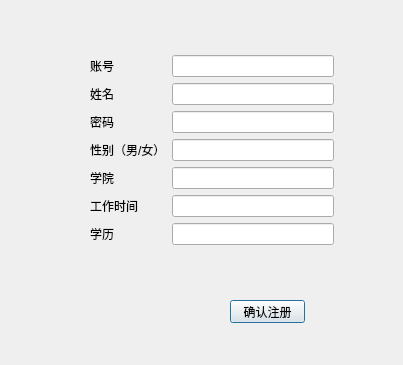
<?xml version="1.0" encoding="UTF-8"?>
<ui version="4.0">
 <class>registerteacher</class>
 <widget class="QDialog" name="registerteacher">
  <property name="geometry">
   <rect>
    <x>0</x>
    <y>0</y>
    <width>403</width>
    <height>365</height>
   </rect>
  </property>
  <property name="windowTitle">
   <string>教师注册</string>
  </property>
  <widget class="QWidget" name="layoutWidget">
   <property name="geometry">
    <rect>
     <x>90</x>
     <y>50</y>
     <width>244</width>
     <height>200</height>
    </rect>
   </property>
   <layout class="QGridLayout" name="gridLayout_2">
    <item row="0" column="0">
     <layout class="QGridLayout" name="gridLayout">
      <item row="0" column="1">
       <widget class="QLineEdit" name="lineEdit"/>
      </item>
      <item row="0" column="0">
       <widget class="QLabel" name="label">
        <property name="text">
         <string>账号</string>
        </property>
       </widget>
      </item>
      <item row="1" column="1">
       <widget class="QLineEdit" name="lineEdit_2"/>
      </item>
      <item row="1" column="0">
       <widget class="QLabel" name="label_2">
        <property name="text">
         <string>姓名</string>
        </property>
       </widget>
      </item>
      <item row="2" column="1">
       <widget class="QLineEdit" name="lineEdit_3"/>
      </item>
      <item row="2" column="0">
       <widget class="QLabel" name="label_3">
        <property name="text">
         <string>密码</string>
        </property>
       </widget>
      </item>
      <item row="3" column="0">
       <widget class="QLabel" name="label_4">
        <property name="text">
         <string>性别（男/女）</string>
        </property>
       </widget>
      </item>
      <item row="4" column="1">
       <widget class="QLineEdit" name="lineEdit_5"/>
      </item>
      <item row="4" column="0">
       <widget class="QLabel" name="label_5">
        <property name="text">
         <string>学院</string>
        </property>
       </widget>
      </item>
      <item row="6" column="1">
       <widget class="QLineEdit" name="lineEdit_7"/>
      </item>
      <item row="6" column="0">
       <widget class="QLabel" name="label_7">
        <property name="text">
         <string>学历</string>
        </property>
       </widget>
      </item>
      <item row="5" column="0">
       <widget class="QLabel" name="label_6">
        <property name="text">
         <string>工作时间</string>
        </property>
       </widget>
      </item>
      <item row="5" column="1">
       <widget class="QLineEdit" name="lineEdit_6"/>
      </item>
      <item row="3" column="1">
       <widget class="QLineEdit" name="lineEdit_4"/>
      </item>
     </layout>
    </item>
   </layout>
  </widget>
  <widget class="QPushButton" name="pushButton">
   <property name="geometry">
    <rect>
     <x>230</x>
     <y>300</y>
     <width>75</width>
     <height>23</height>
    </rect>
   </property>
   <property name="text">
    <string>确认注册</string>
   </property>
  </widget>
 </widget>
 <resources/>
 <connections/>
</ui>
